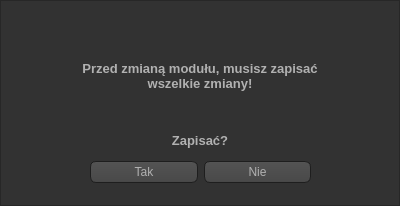
<?xml version="1.0" encoding="UTF-8"?>
<ui version="4.0">
 <class>dialogbox_save_module</class>
 <widget class="QFrame" name="dialogbox_save_module">
  <property name="windowModality">
   <enum>Qt::ApplicationModal</enum>
  </property>
  <property name="geometry">
   <rect>
    <x>0</x>
    <y>0</y>
    <width>400</width>
    <height>206</height>
   </rect>
  </property>
  <property name="windowTitle">
   <string>Zapisać?</string>
  </property>
  <property name="styleSheet">
   <string notr="true">QToolTip
{
     border: 1px solid black;
     background-color: #ffa02f;
     padding: 1px;
     border-radius: 3px;
     
	color: #000000
}

QWidget
{
    color: #b1b1b1;
    background-color: #323232;
}

QWidget:item:hover
{
    background-color: QLinearGradient( x1: 0, y1: 0, x2: 0, y2: 1, stop: 0 #ffa02f, stop: 1 #ca0619);
    color: #000000;
}

QWidget:item:selected
{
    background-color: QLinearGradient( x1: 0, y1: 0, x2: 0, y2: 1, stop: 0 #ffa02f, stop: 1 #d7801a);
}

QMenuBar::item
{
    background: transparent;
}

QMenuBar::item:selected
{
    background: transparent;
    border: 1px solid #ffaa00;
}

QMenuBar::item:pressed
{
    background: #444;
    border: 1px solid #000;
    background-color: QLinearGradient(
        x1:0, y1:0,
        x2:0, y2:1,
        stop:1 #212121,
        stop:0.4 #343434/*,
        stop:0.2 #343434,
        stop:0.1 #ffaa00*/
    );
    margin-bottom:-1px;
    padding-bottom:1px;
}

QMenu
{
    border: 1px solid #000;
}

QMenu::item
{
    padding: 2px 20px 2px 20px;
}

QMenu::item:selected
{
    color: #000000;
}

QWidget:disabled
{
    color: #404040;
    background-color: #323232;
}

QAbstractItemView
{
    background-color: QLinearGradient( x1: 0, y1: 0, x2: 0, y2: 1, stop: 0 #4d4d4d, stop: 0.1 #646464, stop: 1 #5d5d5d);
}

QWidget:focus
{
    /*border: 2px solid QLinearGradient( x1: 0, y1: 0, x2: 0, y2: 1, stop: 0 #ffa02f, stop: 1 #d7801a);*/
}

QLineEdit
{
    background-color: QLinearGradient( x1: 0, y1: 0, x2: 0, y2: 1, stop: 0 #4d4d4d, stop: 0 #646464, stop: 1 #5d5d5d);
    padding: 1px;
    border-style: solid;
    border: 1px solid #1e1e1e;
    border-radius: 5;
}

QPushButton
{
    color: #b1b1b1;
    background-color: QLinearGradient( x1: 0, y1: 0, x2: 0, y2: 1, stop: 0 #565656, stop: 0.1 #525252, stop: 0.5 #4e4e4e, stop: 0.9 #4a4a4a, stop: 1 #464646);
    border-width: 1px;
    border-color: #1e1e1e;
    border-style: solid;
    border-radius: 6;
    padding: 3px;
    font-size: 12px;
    padding-left: 5px;
    padding-right: 5px;
}

QPushButton:pressed
{
    background-color: QLinearGradient( x1: 0, y1: 0, x2: 0, y2: 1, stop: 0 #2d2d2d, stop: 0.1 #2b2b2b, stop: 0.5 #292929, stop: 0.9 #282828, stop: 1 #252525);
}

QComboBox
{
    selection-background-color: #ffaa00;
    background-color: QLinearGradient( x1: 0, y1: 0, x2: 0, y2: 1, stop: 0 #565656, stop: 0.1 #525252, stop: 0.5 #4e4e4e, stop: 0.9 #4a4a4a, stop: 1 #464646);
    border-style: solid;
    border: 1px solid #1e1e1e;
    border-radius: 5;
}

QComboBox:hover,QPushButton:hover
{
    border: 2px solid QLinearGradient( x1: 0, y1: 0, x2: 0, y2: 1, stop: 0 #ffa02f, stop: 1 #d7801a);
}


QComboBox:on
{
    padding-top: 3px;
    padding-left: 4px;
    background-color: QLinearGradient( x1: 0, y1: 0, x2: 0, y2: 1, stop: 0 #2d2d2d, stop: 0.1 #2b2b2b, stop: 0.5 #292929, stop: 0.9 #282828, stop: 1 #252525);
    selection-background-color: #ffaa00;
}

QComboBox QAbstractItemView
{
    border: 2px solid darkgray;
    selection-background-color: QLinearGradient( x1: 0, y1: 0, x2: 0, y2: 1, stop: 0 #ffa02f, stop: 1 #d7801a);
}

QComboBox::drop-down
{
     subcontrol-origin: padding;
     subcontrol-position: top right;
     width: 15px;

     border-left-width: 0px;
     border-left-color: darkgray;
     border-left-style: solid; /* just a single line */
     border-top-right-radius: 3px; /* same radius as the QComboBox */
     border-bottom-right-radius: 3px;
 }

QComboBox::down-arrow
{
     image: url(:/images/down_arrow.png);
}

QGroupBox:focus
{
border: 2px solid QLinearGradient( x1: 0, y1: 0, x2: 0, y2: 1, stop: 0 #ffa02f, stop: 1 #d7801a);
}

QTextEdit:focus
{
    border: 2px solid QLinearGradient( x1: 0, y1: 0, x2: 0, y2: 1, stop: 0 #ffa02f, stop: 1 #d7801a);
}

QScrollBar:horizontal {
     border: 1px solid #222222;
     background: QLinearGradient( x1: 0, y1: 0, x2: 0, y2: 1, stop: 0.0 #121212, stop: 0.2 #282828, stop: 1 #484848);
     height: 7px;
     margin: 0px 16px 0 16px;
}

QScrollBar::handle:horizontal
{
      background: QLinearGradient( x1: 0, y1: 0, x2: 1, y2: 0, stop: 0 #ffa02f, stop: 0.5 #d7801a, stop: 1 #ffa02f);
      min-height: 20px;
      border-radius: 2px;
}

QScrollBar::add-line:horizontal {
      border: 1px solid #1b1b19;
      border-radius: 2px;
      background: QLinearGradient( x1: 0, y1: 0, x2: 1, y2: 0, stop: 0 #ffa02f, stop: 1 #d7801a);
      width: 14px;
      subcontrol-position: right;
      subcontrol-origin: margin;
}

QScrollBar::sub-line:horizontal {
      border: 1px solid #1b1b19;
      border-radius: 2px;
      background: QLinearGradient( x1: 0, y1: 0, x2: 1, y2: 0, stop: 0 #ffa02f, stop: 1 #d7801a);
      width: 14px;
     subcontrol-position: left;
     subcontrol-origin: margin;
}

QScrollBar::right-arrow:horizontal, QScrollBar::left-arrow:horizontal
{
      border: 1px solid black;
      width: 1px;
      height: 1px;
      background: white;
}

QScrollBar::add-page:horizontal, QScrollBar::sub-page:horizontal
{
      background: none;
}

QScrollBar:vertical
{
      background: QLinearGradient( x1: 0, y1: 0, x2: 1, y2: 0, stop: 0.0 #121212, stop: 0.2 #282828, stop: 1 #484848);
      width: 7px;
      margin: 16px 0 16px 0;
      border: 1px solid #222222;
}

QScrollBar::handle:vertical
{
      background: QLinearGradient( x1: 0, y1: 0, x2: 0, y2: 1, stop: 0 #ffa02f, stop: 0.5 #d7801a, stop: 1 #ffa02f);
      min-height: 20px;
      border-radius: 2px;
}

QScrollBar::add-line:vertical
{
      border: 1px solid #1b1b19;
      border-radius: 2px;
      background: QLinearGradient( x1: 0, y1: 0, x2: 0, y2: 1, stop: 0 #ffa02f, stop: 1 #d7801a);
      height: 14px;
      subcontrol-position: bottom;
      subcontrol-origin: margin;
}

QScrollBar::sub-line:vertical
{
      border: 1px solid #1b1b19;
      border-radius: 2px;
      background: QLinearGradient( x1: 0, y1: 0, x2: 0, y2: 1, stop: 0 #d7801a, stop: 1 #ffa02f);
      height: 14px;
      subcontrol-position: top;
      subcontrol-origin: margin;
}

QScrollBar::up-arrow:vertical, QScrollBar::down-arrow:vertical
{
      border: 1px solid black;
      width: 1px;
      height: 1px;
      background: white;
}


QScrollBar::add-page:vertical, QScrollBar::sub-page:vertical
{
      background: none;
}

QTextEdit
{
    background-color: #242424;
}

QPlainTextEdit
{
    background-color: #242424;
}

QHeaderView::section
{
    background-color: QLinearGradient(x1:0, y1:0, x2:0, y2:1, stop:0 #616161, stop: 0.5 #505050, stop: 0.6 #434343, stop:1 #656565);
    color: white;
    padding-left: 4px;
    border: 1px solid #6c6c6c;
}

QCheckBox:disabled
{
color: #414141;
}

QDockWidget::title
{
    text-align: center;
    spacing: 3px; /* spacing between items in the tool bar */
    background-color: QLinearGradient(x1:0, y1:0, x2:0, y2:1, stop:0 #323232, stop: 0.5 #242424, stop:1 #323232);
}

QDockWidget::close-button, QDockWidget::float-button
{
    text-align: center;
    spacing: 1px; /* spacing between items in the tool bar */
    background-color: QLinearGradient(x1:0, y1:0, x2:0, y2:1, stop:0 #323232, stop: 0.5 #242424, stop:1 #323232);
}

QDockWidget::close-button:hover, QDockWidget::float-button:hover
{
    background: #242424;
}

QDockWidget::close-button:pressed, QDockWidget::float-button:pressed
{
    padding: 1px -1px -1px 1px;
}

QMainWindow::separator
{
    background-color: QLinearGradient(x1:0, y1:0, x2:0, y2:1, stop:0 #161616, stop: 0.5 #151515, stop: 0.6 #212121, stop:1 #343434);
    color: white;
    padding-left: 4px;
    border: 1px solid #4c4c4c;
    spacing: 3px; /* spacing between items in the tool bar */
}

QMainWindow::separator:hover
{

    background-color: QLinearGradient(x1:0, y1:0, x2:0, y2:1, stop:0 #d7801a, stop:0.5 #b56c17 stop:1 #ffa02f);
    color: white;
    padding-left: 4px;
    border: 1px solid #6c6c6c;
    spacing: 3px; /* spacing between items in the tool bar */
}

QToolBar::handle
{
     spacing: 3px; /* spacing between items in the tool bar */
     background: url(:/images/handle.png);
}

QMenu::separator
{
    height: 2px;
    background-color: QLinearGradient(x1:0, y1:0, x2:0, y2:1, stop:0 #161616, stop: 0.5 #151515, stop: 0.6 #212121, stop:1 #343434);
    color: white;
    padding-left: 4px;
    margin-left: 10px;
    margin-right: 5px;
}

QProgressBar
{
    border: 2px solid grey;
    border-radius: 5px;
    text-align: center;
}

QProgressBar::chunk
{
    background-color: #d7801a;
    width: 2.15px;
    margin: 0.5px;
}

QTabBar::tab {
    color: #b1b1b1;
    border: 1px solid #444;
    border-bottom-style: none;
    background-color: #323232;
    padding-left: 10px;
    padding-right: 10px;
    padding-top: 3px;
    padding-bottom: 2px;
    margin-right: -1px;
}

QTabWidget::pane {
    border: 1px solid #444;
    top: 1px;
}

QTabBar::tab:last
{
    margin-right: 0; /* the last selected tab has nothing to overlap with on the right */
    border-top-right-radius: 3px;
}

QTabBar::tab:first:!selected
{
 margin-left: 0px; /* the last selected tab has nothing to overlap with on the right */


    border-top-left-radius: 3px;
}

QTabBar::tab:!selected
{
    color: #b1b1b1;
    border-bottom-style: solid;
    margin-top: 3px;
    background-color: QLinearGradient(x1:0, y1:0, x2:0, y2:1, stop:1 #212121, stop:.4 #343434);
}

QTabBar::tab:selected
{
    border-top-left-radius: 3px;
    border-top-right-radius: 3px;
    margin-bottom: 0px;
}

QTabBar::tab:!selected:hover
{
    /*border-top: 2px solid #ffaa00;
    padding-bottom: 3px;*/
    border-top-left-radius: 3px;
    border-top-right-radius: 3px;
    background-color: QLinearGradient(x1:0, y1:0, x2:0, y2:1, stop:1 #212121, stop:0.4 #343434, stop:0.2 #343434, stop:0.1 #ffaa00);
}

QRadioButton::indicator:checked, QRadioButton::indicator:unchecked{
    color: #b1b1b1;
    background-color: #323232;
    border: 1px solid #b1b1b1;
    border-radius: 6px;
}

QRadioButton::indicator:checked
{
    background-color: qradialgradient(
        cx: 0.5, cy: 0.5,
        fx: 0.5, fy: 0.5,
        radius: 1.0,
        stop: 0.25 #ffaa00,
        stop: 0.3 #323232
    );
}

QCheckBox::indicator{
    color: #b1b1b1;
    background-color: #323232;
    border: 1px solid #b1b1b1;
    width: 9px;
    height: 9px;
}

QRadioButton::indicator
{
    border-radius: 6px;
}

QRadioButton::indicator:hover, QCheckBox::indicator:hover
{
    border: 1px solid #ffaa00;
}

QCheckBox::indicator:checked
{
    image:url(:/images/checkbox.png);
}

QCheckBox::indicator:disabled, QRadioButton::indicator:disabled
{
    border: 1px solid #444;
}

QTableView QTableCornerButton::section {
    color: #b1b1b1;
    background-color: #323232;
}</string>
  </property>
  <property name="frameShape">
   <enum>QFrame::StyledPanel</enum>
  </property>
  <property name="frameShadow">
   <enum>QFrame::Raised</enum>
  </property>
  <widget class="QLabel" name="label">
   <property name="geometry">
    <rect>
     <x>80</x>
     <y>50</y>
     <width>240</width>
     <height>51</height>
    </rect>
   </property>
   <property name="font">
    <font>
     <pointsize>10</pointsize>
     <weight>75</weight>
     <bold>true</bold>
    </font>
   </property>
   <property name="text">
    <string>Przed zmianą modułu, musisz zapisać wszelkie zmiany!</string>
   </property>
   <property name="alignment">
    <set>Qt::AlignCenter</set>
   </property>
   <property name="wordWrap">
    <bool>true</bool>
   </property>
  </widget>
  <widget class="QLabel" name="label_2">
   <property name="geometry">
    <rect>
     <x>80</x>
     <y>130</y>
     <width>240</width>
     <height>21</height>
    </rect>
   </property>
   <property name="font">
    <font>
     <pointsize>10</pointsize>
     <weight>75</weight>
     <bold>true</bold>
    </font>
   </property>
   <property name="text">
    <string>Zapisać?</string>
   </property>
   <property name="alignment">
    <set>Qt::AlignCenter</set>
   </property>
   <property name="wordWrap">
    <bool>true</bool>
   </property>
  </widget>
  <widget class="QWidget" name="">
   <property name="geometry">
    <rect>
     <x>90</x>
     <y>160</y>
     <width>221</width>
     <height>24</height>
    </rect>
   </property>
   <layout class="QHBoxLayout" name="horizontalLayout">
    <item>
     <widget class="QPushButton" name="pushButton_yes">
      <property name="text">
       <string>Tak</string>
      </property>
     </widget>
    </item>
    <item>
     <widget class="QPushButton" name="pushButton_no">
      <property name="text">
       <string>Nie</string>
      </property>
     </widget>
    </item>
   </layout>
  </widget>
  <zorder>label</zorder>
  <zorder>label_2</zorder>
  <zorder>pushButton_yes</zorder>
  <zorder>pushButton_no</zorder>
  <zorder>pushButton_no</zorder>
  <zorder>label_2</zorder>
  <zorder>label</zorder>
 </widget>
 <resources/>
 <connections/>
</ui>
